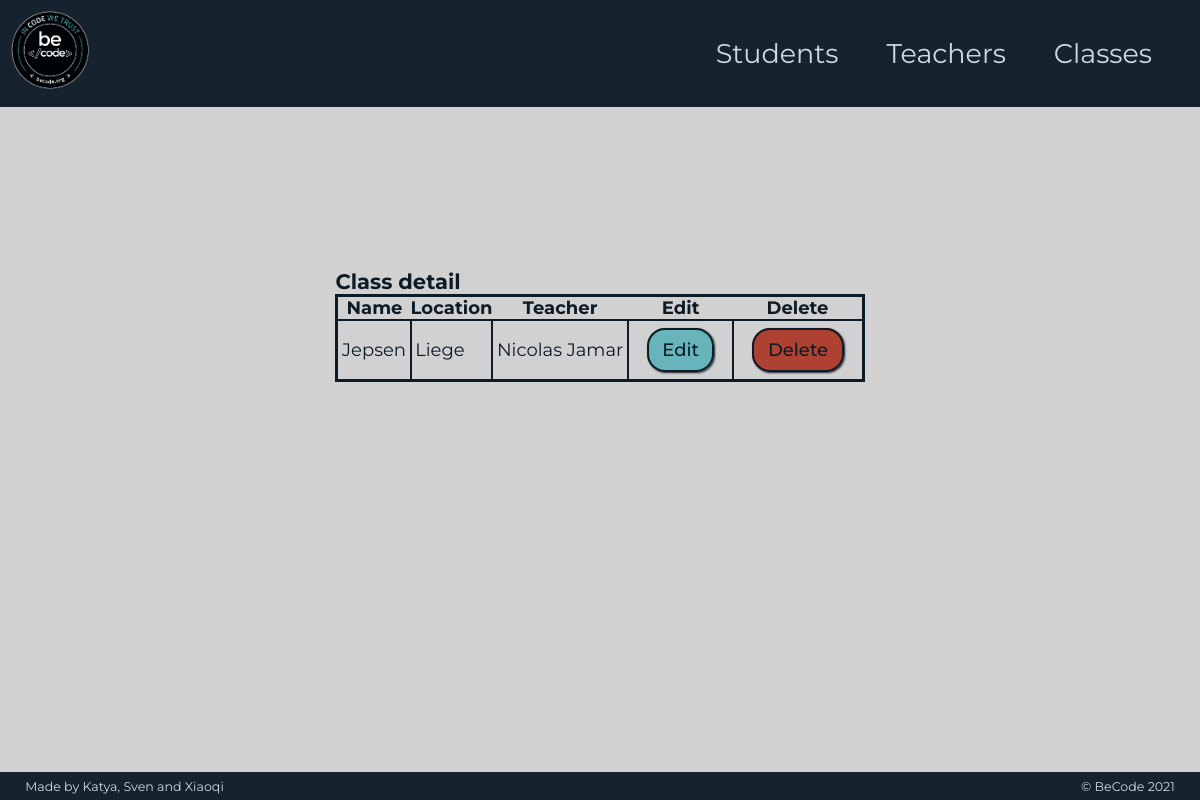
Page /index.php?page=viewClass&id=2 on the earlier database version.
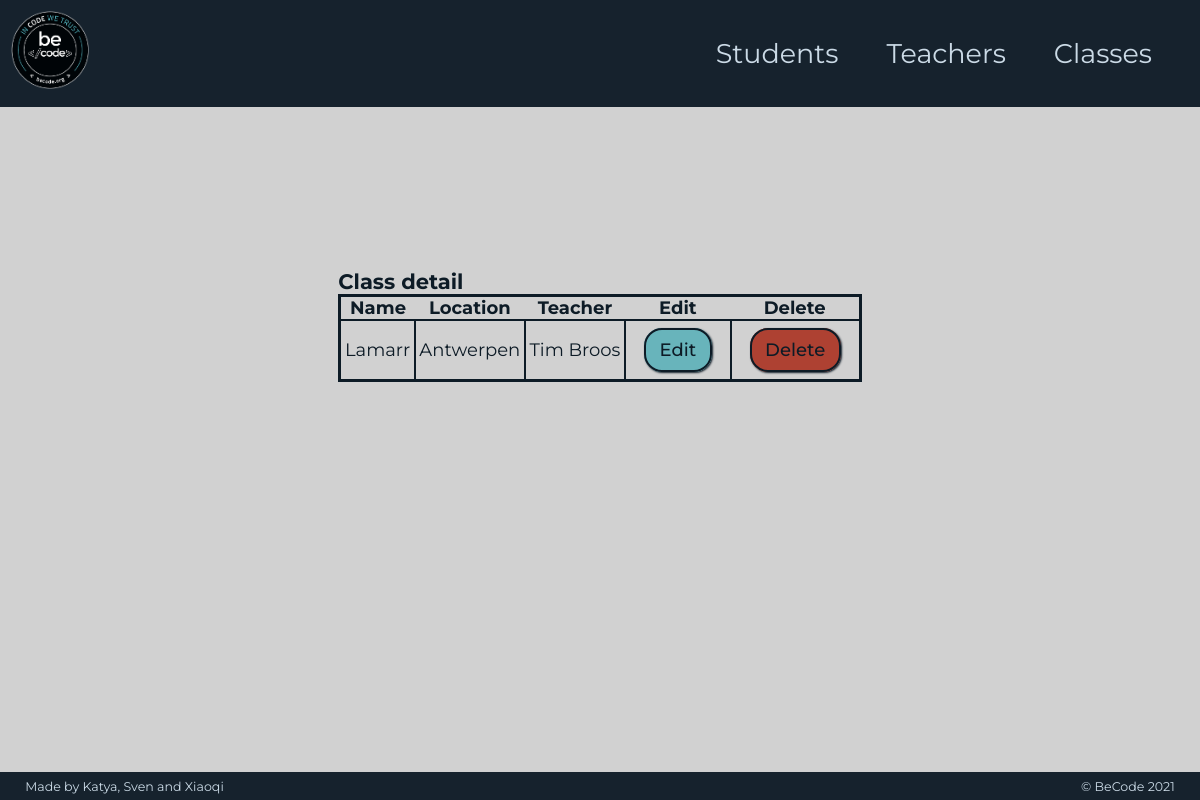
Same page on the later database version.
### tables this page shows
CREATE TABLE Class (
    ID INT UNSIGNED AUTO_INCREMENT PRIMARY KEY,
    Name varchar(255) NOT NULL,
    Location varchar(255) NOT NULL,
    Teacher INT UNSIGNED,
    FOREIGN KEY (Teacher) REFERENCES Teacher(ID) ON DELETE RESTRICT ON UPDATE CASCADE
);

### Model/connection.php (called while the page is built, shortened)
<?php
class Connection extends PDO
{
    public function __construct(){
        $driverOptions = [
            PDO::MYSQL_ATTR_INIT_COMMAND => "SET NAMES 'utf8'",
            PDO::ATTR_ERRMODE => PDO::ERRMODE_EXCEPTION,
            PDO::ATTR_DEFAULT_FETCH_MODE => PDO::FETCH_ASSOC,
        ];
    }
}

### Model/classLoader.php (called while the page is built, shortened)
<?php
class ClassLoader
{
    public static function getClass(PDO $PDO, int $classID)
    {
        $handler = $PDO->query('SELECT * FROM Class WHERE ID = '. $classID);
        $oneClass = $handler->fetchAll();
        $oneClass[0]["TeacherName"] = self::getTeacherName($PDO, $oneClass[0]["Teacher"]);
        return $oneClass;
    }
    public static function getTeacherName(PDO $PDO, int $teacherID)
    {
        $handler = $PDO->query('SELECT Name From Teacher WHERE ID = '. $teacherID);
        $teacherName = $handler->fetchAll();
        return $teacherName[0]["Name"];
    }
}

### View/viewClassView.php (the view)
<?php require 'includes/header.php' ?>
    <section id="classes">
        <div id="classDetail">
            <h3>Class detail</h3>
            <table>
                <tr>
                    <th>Name</th>
                    <th>Location</th>
                    <th>Teacher</th>
                    <th>Edit</th>
                    <th>Delete</th>
                </tr>
                <tr>
                    <td><?php echo $oneClass[0]["Name"]; ?></td>
                    <td><?php echo $oneClass[0]["Location"]; ?></td>
                    <td><?php echo $oneClass[0]["TeacherName"]; ?></td>
                    <td class="button-cell">
                        <a class="button-Link editBtn" href="index.php?page=editClass&id=<?php echo $oneClass[0]["ID"]; ?>">Edit</a>
                    </td>
                    <td class="button-cell">
                        <a class="button-Link deleteBtn" href="index.php?page=deleteClass&id=<?php echo $oneClass[0]["ID"]; ?>">Delete</a>
                    </td>
                </tr>
            </table>
        </div>
    </section>
<?php require 'includes/footer.php' ?>

### index.php (shortened to what this page needs)
<?php
require 'Model/connection.php';
require 'Model/classLoader.php';
require 'Controller/classController.php';
$homeController = new homeController();
$studentController = new studentController();
$teacherController = new teacherController();
$classController = new classController();
if(empty($_GET) || $_GET["page"] === "home"){
    $homeController->render($_GET, $_POST);
}else if($_GET["page"] === "students" || $_GET["page"] === "addStudent" || $_GET["page"] === "studentAdd" || $_GET["page"] === "viewStudent" || $_GET["page"] === "editStudent" || $_GET["page"] === "studentEdit" || $_GET["page"] === "deleteStudent"){
    $studentController->render($_GET, $_POST);
}else if(empty($_GET) || $_GET["page"] === "teachers" || $_GET["page"] === "viewTeacher" || $_GET["page"] === "addTeacher" || $_GET["page"] === "teacherAdd" || $_GET["page"] === "editTeacher" || $_GET["page"] === "teacherEdit" || $_GET["page"] === "deleteTeacher") {
    $teacherController->render($_GET, $_POST);
} else if($_GET["page"] === "classes" || $_GET["page"] === "addClass" || $_GET["page"] === "classAdd" || $_GET["page"] === "viewClass" || $_GET["page"] === "editClass" || $_GET["page"] === "classEdit" || $_GET["page"] === "deleteClass"){
    $classController->render($_GET, $_POST);
}

### Controller/classController.php (shortened to what this page needs)
<?php
class classController
{
    private Connection $db;
    public function __construct(){
        $this->db = new Connection();
    }
    public function render(array $GET, array $POST)
    {
        switch($_GET["page"]) {
            case "viewClass":
                $classId = (int)$_GET["id"];
                $oneClass = ClassLoader::getClass($this->db, $classId);
                require 'View/viewClassView.php';
                break;
        }
    }
}

### View/includes/header.php (shortened to what this page needs)
<!doctype html>
<html lang="en">
<head>
    <link href="Style/style.css" rel="stylesheet" type="text/css">
</head>
<body>
    <header id="top">
        <nav>
            <a href="index.php?page=home"><img src="Assets/images/logo-becode.png" alt="becode logo"></a>
            <ul>
                <li><a href="index.php?page=students">Students</a></li>
                <li><a href="index.php?page=teachers">Teachers</a></li>
                <li><a href="index.php?page=classes">Classes</a></li>
            </ul>
        </nav>
    </header>
    <main>
        <div id="spacing-top"></div>

### View/includes/footer.php
<div id="spacing-bottom"></div>
</main>
    <footer>
       <p id="madeBy">Made by Katya, Sven and Xiaoqi</p>
       <p id="copy"> &copy; BeCode <?php echo date('Y')?></p>
    </footer>
</body>
</html>

### Style/style.css (style rules this page uses)
:root { --bg-color-dark: hsl(207,35%,13%); --bg-color-light: hsl(207, 0%, 82%); --text-color-dark: hsl(207, 50%, 10%); --text-color-light: hsl(207, 35%, 85%); --highlight1: hsl(7,55%,44%); --highlight2: hsl(185,38%,57%); --highlight3: hsl(132,38%,57%); }
* { padding: 0; margin: 0; box-sizing: border-box; }
a { color: inherit; text-decoration: none; }
body { background: var(--bg-color-light); color: var(--text-color-dark); font-family: 'Montserrat', sans-serif; font-size: 22px; }
header nav, footer { background: var(--bg-color-dark); color: var(--text-color-light); }
main { height: 100VH; width: 80VW; margin: auto; display: grid; justify-content: center; }
#spacing-top, #spacing-bottom { height: 120px; }
.button-cell { padding: 1em; font-weight: 500; }
.button-Link { width: 100%; height: 100%; padding: 0.5em 0.75em; text-align: center; border-radius: 1em; border: 2px solid var(--text-color-dark); box-shadow: 1px 1px 2px var(--bg-color-dark); }
.editBtn { background: var(--highlight2); }
.deleteBtn { background: var(--highlight1); }
table { width: 100%; border: 3px solid var(--text-color-dark); border-collapse: collapse; }
td { padding: 1em 2em 1em 0.2em; border: 2px solid var(--text-color-dark); }
header nav { position: fixed; top: 0; left: 0; width: 100VW; font-size: 150%; display: grid; grid-template-columns: repeat(2, 1fr); grid-template-rows: 100%; align-items: center; }
header img { height: 100px; width: 100px; }
header ul { list-style: none; display: flex; flex-direction: row; justify-content: end; }
header li a { margin-right: 3rem; padding-bottom: 0.5rem; border-bottom: 2px solid var(--bg-color-dark); }
footer { position: fixed; left: 0; bottom: 0; width: 100VW; padding: 0.5em 2em; display:grid; grid-template-rows: 100%; grid-template-columns: repeat(2, 1fr); font-size: 70%; }
#copy { display: flex; justify-content: end; }
@media (max-width: 1400px) { body { font-size: 20px; } }
@media (max-width: 1400px) { td { padding: 0.75em; } }
@media (max-width: 1250px) { body { font-size: 18px; } }
@media (max-width: 1250px) { td { padding: 0 0.2em; } }

Differences in the rows shown:
changed class: Name "Jepsen" → "Lamarr"; Location "Liege" → "Antwerpen"
Other differences:
$oneClass[0]["TeacherName"]: "Nicolas Jamar" → "Tim Broos"
